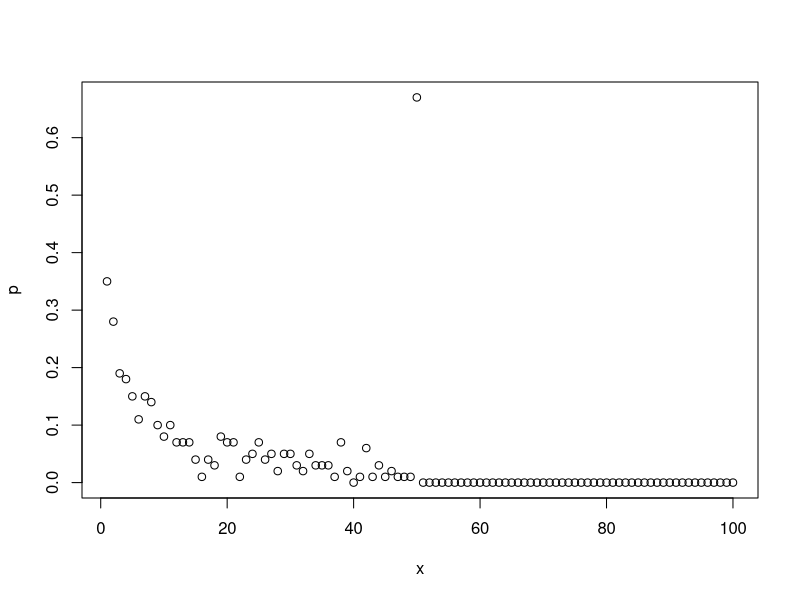

This chart was generated by the following R code:
#-----------------------------------------------Question 1------------------------------------------------------
Pone <- function(n, k, strategy, nreps) {
  #Function to determine the probability that a single prisoner gets free using any one of the 3 given strategies 
  #Arguements
  # n - number of boxes that can opened by one prisoner
  # k - the prisoner number
  # strategy - strategy used by the prisoners to get free. Can be 1,2 or 3
  # nreps - number of simulations
  
  #Returns
  #Probability that a single prisoner got free
  
  #------------------------------------------------CODE---------------------------------------------------------
  freePrisoners = 0 #keeps track of the number of simulation in which prisoner number 'k' got free
  if(strategy == 1) {
    for(rep in 1:nreps) {
      cardsInBoxes <- c(sample(1 : (2*n), 2*n, replace = FALSE))
      #vector of length 2n with index representing the box number and the 
      #corresponding element representing the card number inside
      currentCard = cardsInBoxes[k];
      for(i in 1:n) {
        if(currentCard == k) { #if the card that we got = the prisoner number => prisoner gets free
          freePrisoners = freePrisoners+1 #adding one because in this simulation our prisoner got free
          break
        }
        else { 
          currentCard = cardsInBoxes[currentCard] #else we go and open that box whose number we got in our card in the
          #previous box we opened
        }
      }
    }
    return (freePrisoners/nreps) # prob = favourable number of outcomes/ total number of outcomes
  }
  else if(strategy == 2) {
    for(rep in 1:nreps) {
      cardsInBoxes <- c(sample(1 : (2*n), 2*n, replace = FALSE))
      #vector of length 2n with index representing the box number and the 
      #corresponding element representing the card number inside
      startingBox <- sample(1: (2*n), 1) #randomly selecting the box to be opened first
      currentCard = cardsInBoxes[startingBox]
      for(i in 1:n) {
        if(currentCard == startingBox) { #if the card that we got = the prisoner number => prisoner gets free
          freePrisoners = freePrisoners+1 #adding one because in this simulation our prisoner got free
          break
        }
        else {
          currentCard = cardsInBoxes[currentCard] #else we go and open that box whose number we got in our card in the
          #previous box we opened
        }
      }
    }
    return (freePrisoners/nreps) # prob = favourable number of outcomes/ total number of outcomes
  }
  else if(strategy == 3) {
    for(rep in 1:nreps) {
      cardsInBoxes <- c(sample(1 : (2*n), 2*n, replace = FALSE))
      nRandomBoxes <- c(sample(1 : (2*n), n, replace = FALSE))
      for(box in nRandomBoxes) {
        if(cardsInBoxes[box] == n) { #if the card that we got = the prisoner number => prisoner gets free
          freePrisoners = freePrisoners + 1
          break
        }
      }
    }
    return (freePrisoners/nreps)
  }
  else {
    return (0.0)
  }
}

#---------------------------------------------Question 2----------------------------------------------------

Pall <- function(n, strategy, nreps) {
  #Function to determine the probability that all prisoners get free using any one of the 3 given strategies 
  #Arguements
  # n - number of boxes that can opened by one prisoner
  # strategy - strategy used by the prisoners to get free. Can be 1,2 or 3
  # nreps - number of simulations
  
  #Returns
  #Probability that all prisoners got free
  
  #---------------------------------------------CODE---------------------------------------------------------
  allPrisonersFree = 0 #keeps track of the number of simulations in which all prisoners got free
  if(strategy == 1) {
    for(rep in 1:nreps) {
      cardsInBoxes <- c(sample(1 : (2*n), 2*n, replace = FALSE))
      #vector of length 2n with index representing the box number and the 
      #corresponding element representing the card number inside
      freePrisoners = 0
      for(prisoner in 1: (2*n)) {
        currentCard = cardsInBoxes[prisoner] 
        for(i in 1:n) {
          if(currentCard == prisoner) { #if the card that we got = the prisoner number => prisoner gets free
            freePrisoners = freePrisoners + 1
            break
          }
          else {
            currentCard = cardsInBoxes[currentCard] #otherwise we go see the card and go to that box number
          }
        }
      }
      if(freePrisoners == (2*n)) {
        allPrisonersFree = allPrisonersFree + 1 #increment the count of simulation in which all prisoners got free by 1
      }
    }
    return (allPrisonersFree/nreps) #return probability
  }
  else if(strategy == 2) {
    for(rep in 1:nreps) {
      freePrisoners = 0
      cardsInBoxes <- c(sample(1 : (2*n), 2*n, replace = FALSE))
      #vector of length 2n with index representing the box number and the 
      #corresponding element representing the card number inside
      for(prisoner in 1: (2*n)) {
        currentBox = sample(1 : (2*n), 1)
        currentCard = cardsInBoxes[currentBox]
        for(i in 1:n) {
          if(currentCard == prisoner) { #if the card that we got = the prisoner number => prisoner gets free
            freePrisoners = freePrisoners + 1
            break
          }
          else {
            currentCard = cardsInBoxes[currentCard] #otherwise we go see the card and go to that box number
          }
        }
      }
      
      if(freePrisoners == (2*n)) {
        allPrisonersFree = allPrisonersFree + 1 #increment the count of simulation in which all prisoners got free by 1
      }
    }
    return (allPrisonersFree/nreps) #return probability
  }
  else if(strategy == 3) {
    for(rep in 1:nreps) {
      freePrisoners = 0
      cardsInBoxes <- c(sample(1 : (2*n), 2*n, replace = FALSE))
      #vector of length 2n with index representing the box number and the 
      #corresponding element representing the card number inside
      # nRandomBoxes <- c(sample(1 : (2*n), n, replace = FALSE))
      for(prisoner in 1:(2*n)) {
        nRandomBoxes <- c(sample(1 : (2*n), n, replace = FALSE)) #selecting n raondom boxes out of 2n boxes
        for(box in nRandomBoxes) {
          if(cardsInBoxes[box] == prisoner) { #if the card that we got = the prisoner number => prisoner gets free
            freePrisoners = freePrisoners + 1
            break
          }
        }
      }
      if(freePrisoners == (2*n)) {
        allPrisonersFree = allPrisonersFree + 1 #increment the count of simulation in which all prisoners got free by 1
      }
    }
    return (allPrisonersFree/nreps) #return probability
  }
}

#---------------------------------------------Question 3-------------------------------------------------
# running Pone for n=5 
print(Pone(5, 4, 1, 10000))
print(Pone(5, 4, 2, 10000))
print(Pone(5, 4, 3, 10000))
#running Pone for n=50
print(Pone(50, 4, 1, 10000))
print(Pone(50, 4, 2, 10000))
print(Pone(50, 4, 3, 10000))
#running Pall for n=5
print(Pall(5, 1, 10000))
print(Pall(5, 2, 10000))
print(Pall(5, 3, 10000))
# running Pall for n=50
print(Pall(50, 1, 10000))
print(Pall(50, 2, 10000))
print(Pall(50, 3, 10000))

#--------------------------------------Question 4-------------------------------------------






#--------------------------------------Question 5-------------------------------------------
dloop <- function(n, nreps) {
  # Function to to estimate, by simulation, the probability of each loop length from 1 to 2n 
  # occurring at least once in a random shuffling of cards to boxes
  

  #Arguements
  #n - number of boxes that can be opened
  #nreps - number of simulations
  times_Vector <- rep(0, (2*n)) #empty vector to store probabilites. Initialised each element to 0 
  for(rep in 1:nreps) {  
    cardsInBoxes <- c(sample(1 : (2*n), 2*n, replace = FALSE)) 
    #vector of length 2n with index representing the box number and the 
    #corresponding element representing the card number inside
    cycleLengthFound <- rep(F, (2*n))
    #vector to check whether a loop of specific length has been found or not. Initialised each element to 'F'(False)
    for(box in 1:(2*n)) {
      currentLength = 0 #variable to keep a track of loop length
      currentCard = cardsInBoxes[box] 
      maxIterations = n #maximum number of boxes we can open
      
      while(currentCard != box && maxIterations > 0) {
        #since current card number is not equal to box number, we increase length of loop by 1
        currentCard = cardsInBoxes[currentCard]
        currentLength = currentLength + 1 #increase length by 1
        maxIterations = maxIterations - 1 #decrease iterations by 1 becasue 1 box has been opened
      }
      if(currentLength != 0) {
        cycleLengthFound[currentLength] = TRUE 
      }
    }
    for(i in 1:(2*n)) {
      if(cycleLengthFound[i]) { 
        times_Vector[i] = times_Vector[i] + 1 #increase the count of that specific loop length
      }
    }
  }
  probabilityVector <- c(rep(0, (2*n)))
  for(i in 1:(2*n)) {
    probabilityVector[i] = times_Vector[i]/nreps #prob = success/total number of obs
    #in this proob = (count of specific loop length)/(total number of simulations)
  }
  return (probabilityVector)
}
x<-c(1:100)
p = dloop(50,100)
print(p)
plot(x,p)

